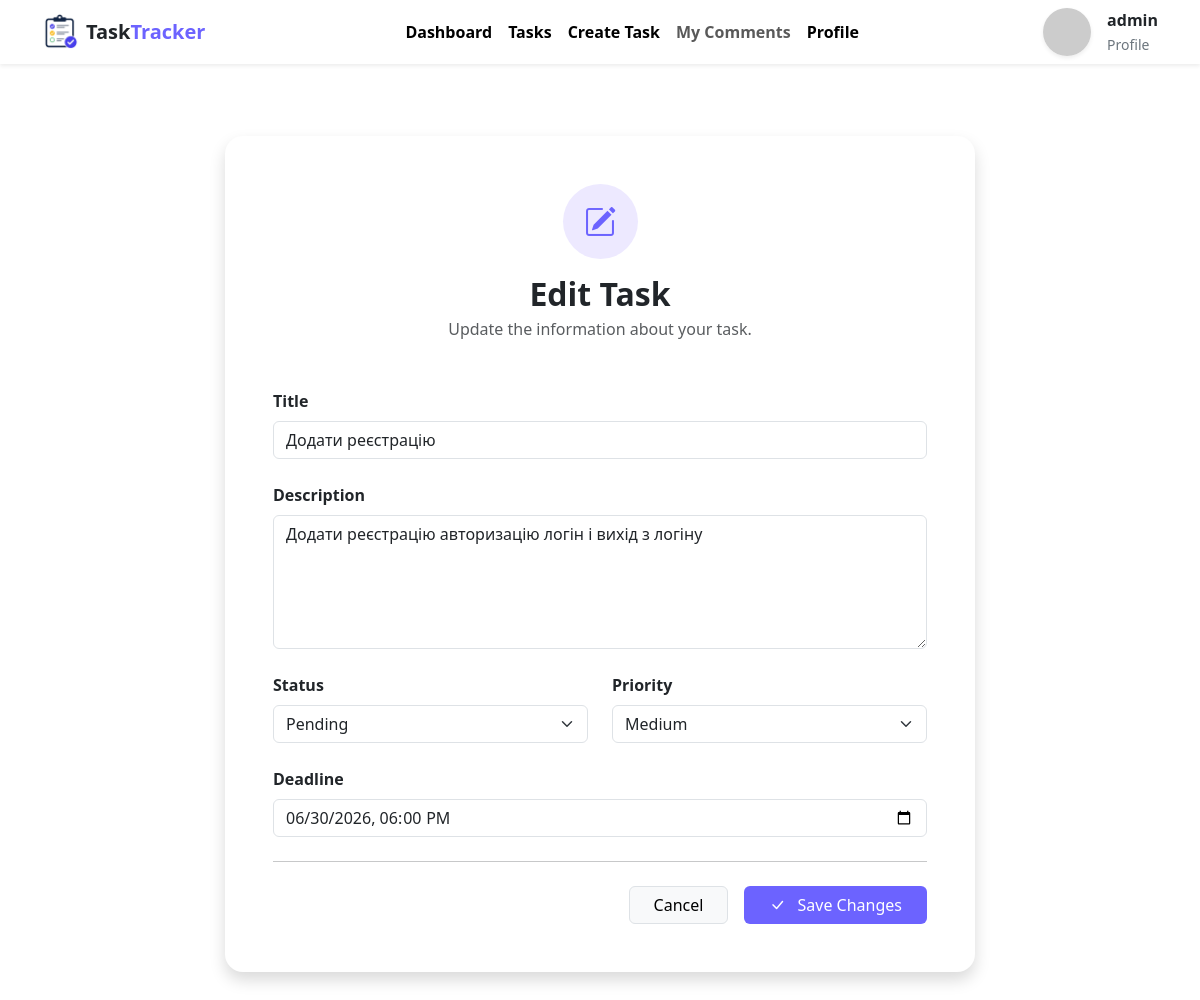
Page /tasks/3/edit/ (signed in) on the earlier database version.
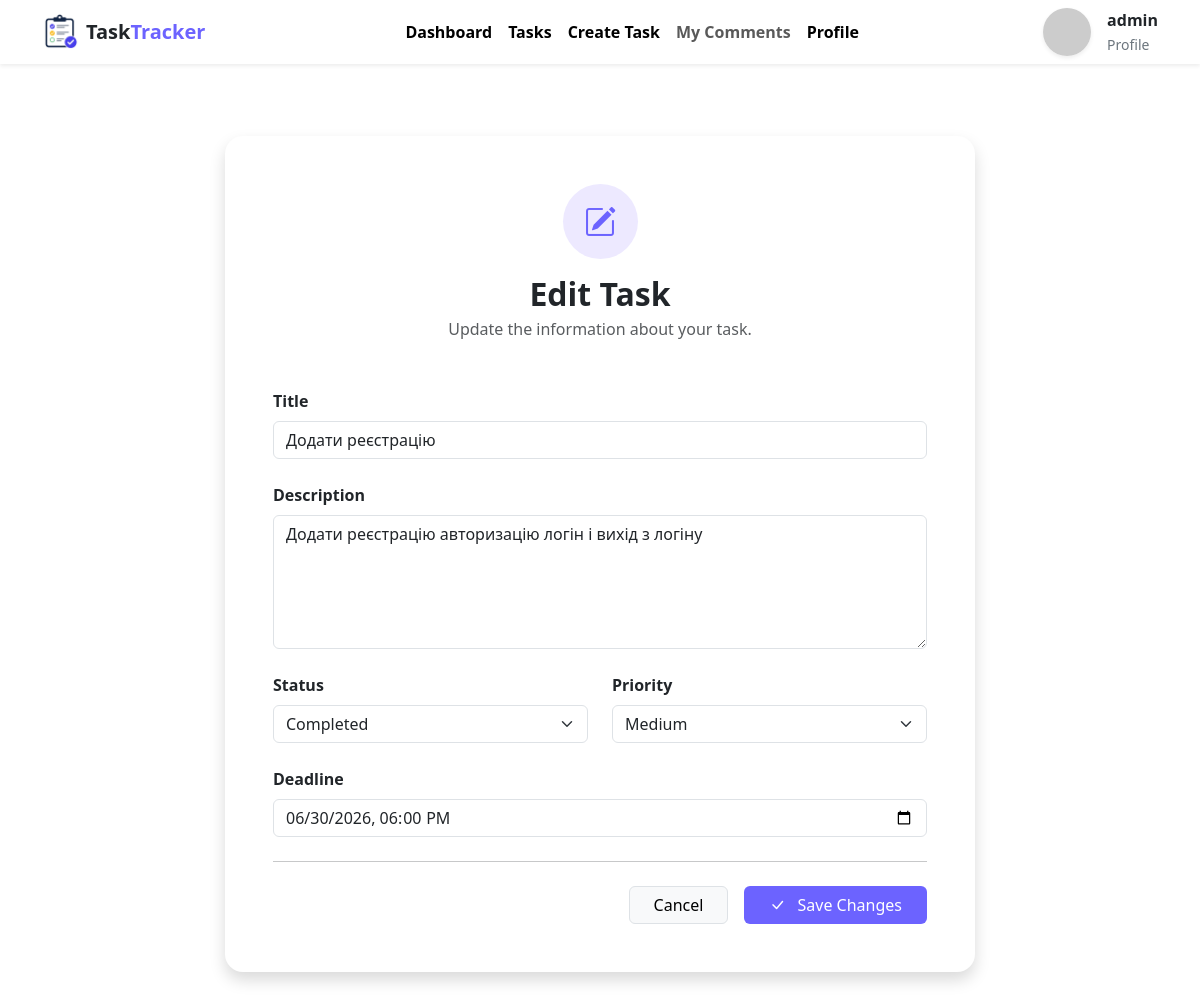
Same page on the later database version.
### tasks/models.py (models this page shows, shortened)
class Task(models.Model):
    STATUS_CHOICES = [
        ('pending', 'Pending'),
        ('in_progress', 'In Progress'),
        ('completed', 'Completed'),
    ]
    PRIORITY_CHOICES = [
        ('low', 'Low'),
        ('medium', 'Medium'),
        ('high', 'High'),
    ]
    title = models.CharField(max_length=200)
    description = models.TextField()
    deadline = models.DateTimeField(null=True, blank=True)
    author = models.ForeignKey('auth.User', on_delete=models.CASCADE, related_name='tasks')
    status = models.CharField(max_length=20, choices=STATUS_CHOICES, default='pending')
    priority = models.CharField(max_length=20, choices=PRIORITY_CHOICES, default='medium')
    created_at = models.DateTimeField(auto_now_add=True)
    updated_at = models.DateTimeField(auto_now=True)
    class Meta:
        ordering = ['deadline', '-created_at']
        verbose_name = 'Task'
        verbose_name_plural = 'Tasks'

### tasks/views.py (the view)
# urls.py: path("tasks/<int:pk>/edit/", views.TaskUpdateView.as_view(), name="task_edit"),
class TaskUpdateView(LoginRequiredMixin, UpdateView):
    model = Task
    form_class = TaskForm
    template_name = "task_form.html"
    success_url = reverse_lazy("task_list")
    login_url = "login"

### auth_system/forms.py
class TaskForm(forms.ModelForm):
    class Meta:
        model = Task
        fields = ["title", "description", "status", "priority", "deadline"]
        widgets = {
            "title": forms.TextInput(attrs={
                "class": "form-control",
                "placeholder": "Enter task title"
            }),
            "description": forms.Textarea(attrs={
                "class": "form-control",
                "rows": 5,
                "placeholder": "Describe the task..."
            }),
            "status": forms.Select(attrs={
                "class": "form-select"
            }),
            "priority": forms.Select(attrs={
                "class": "form-select"
            }),
            "deadline": forms.DateTimeInput(attrs={
                "class": "form-control",
                "type": "datetime-local"
            }),
        }

### templates/task_form.html (shortened to what this page needs)
{% extends 'base.html' %}
{% block content %}
<div class="container py-5">
    <div class="card shadow border-0 mx-auto" style="max-width: 750px; border-radius: 18px;">
        <div class="card-body p-5">
            <div class="text-center mb-5">
                <div class="rounded-circle d-inline-flex align-items-center justify-content-center mb-3"
                     style="width:75px;height:75px;background:#ede9ff;">
                    <i class="bi bi-pencil-square fs-2" style="color:#6C63FF;"></i>
                </div>
                {% if object %}
                    <h2 class="fw-bold mb-1">
                        Edit Task
                    </h2>
                    <p class="text-muted">
                        Update the information about your task.
                    </p>
                {% endif %}
            </div>
            <form method="POST">
                <div class="mb-4">
                    <label class="form-label fw-semibold">
                        Title
                    </label>
                    {{ form.title }}
                </div>
                <div class="mb-4">
                    <label class="form-label fw-semibold">
                        Description
                    </label>
                    {{ form.description }}
                </div>
                <div class="row">
                    <div class="col-md-6 mb-4">
                        <label class="form-label fw-semibold">
                            Status
                        </label>
                        {{ form.status }}
                    </div>
                    <div class="col-md-6 mb-4">
                        <label class="form-label fw-semibold">
                            Priority
                        </label>
                        {{ form.priority }}
                    </div>
                </div>
                <div class="mb-4">
                    <label class="form-label fw-semibold">
                        Deadline
                    </label>
                    {{ form.deadline }}
                </div>
                <hr class="my-4">
                <div class="d-flex justify-content-end gap-3">
                    <a href="{% url 'task_list' %}"
                    class="btn btn-light border px-4">
                        Cancel
                    </a>
                    <button type="submit"
                            class="btn text-white px-4"
                            style="background:#6C63FF;">
                        {% if object %}
                            <i class="bi bi-check-lg me-2"></i>
                            Save Changes
                        {% else %}
                            <i class="bi bi-plus-lg me-2"></i>
                            Create Task
                        {% endif %}
                    </button>
                </div>
            </form>
        </div>
    </div>
</div>
{% endblock %}

Differences in the rows shown:
changed Task "Додати реєстрацію": status "Pending" → "Completed"
